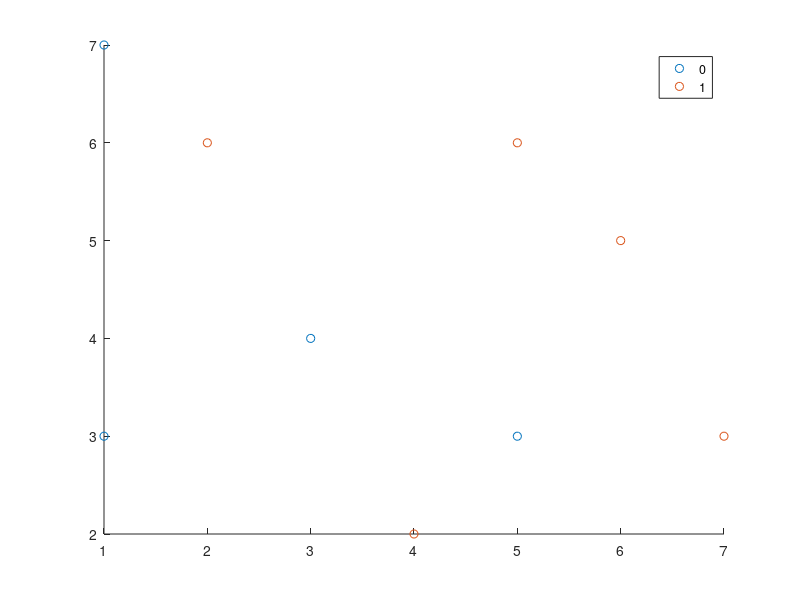

The MATLAB source for this figure: (Note: this script raises an error after producing the figure.)
clear all;
%the exercice contains a random dataset that for a system with two
%parameters x1,x2 and the class that takes one of two values 0 or 1


% our dataset 
x=[
    1 3;
    1 7;
    2 6;
    3 4;
    4 2;
    5 3;
    5 6;
    6 5;
    7 3
];
%their classes
y= [0 0 1 0 1 0 1 1 1];
%plot all points in our system
gscatter(x(:,1),x(:,2),y);
%the model using 3 neighbors
mdl = fitcknn(x,y,'NumNeighbors',5); 
%a new value to test
newpoint=[4 4;3 5];
%predict the classof the new value
label =predict(mdl,newpoint)
%find the nearest 3 points in the dataset to the new value
[id,d]=knnsearch(x,newpoint,'k',5);

line(newpoint(:,1),newpoint(:,2),'color','k','marker','x','linewidth',4,'linestyle','none');
line(x(id,1),x(id,2),'color',[.5 .5 1],'marker','o','linewidth',2,'linestyle','none');
